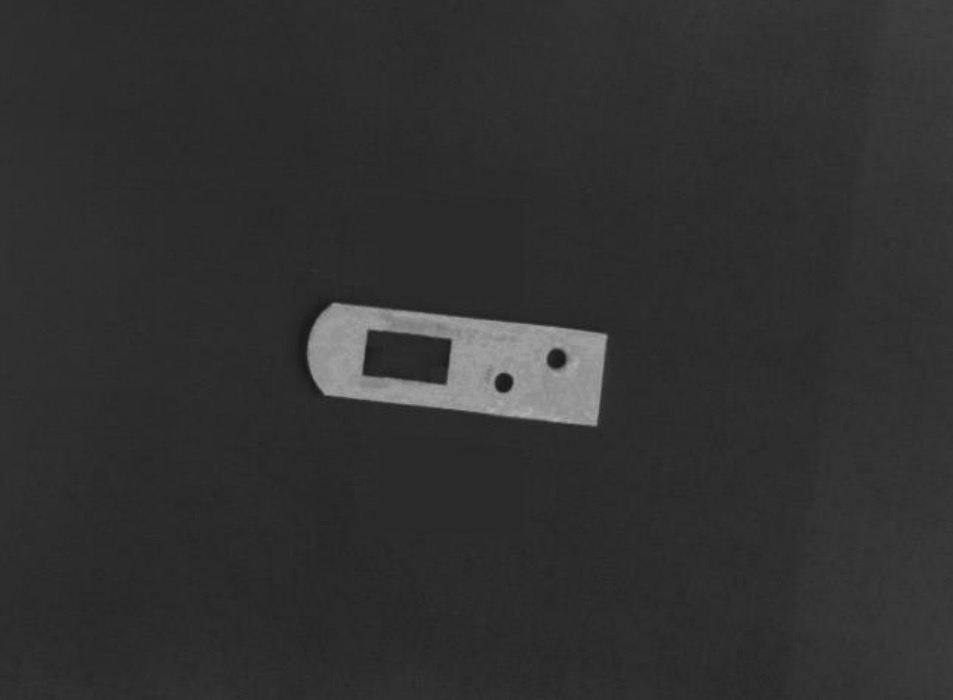
//> input picture assets/parts.JPG, 953 x 700 px
$ ./main   (built with g++ and OpenCV 4)
//> lines starting //> are read from the running program, lines starting //| are printed output that depends on the picture; after the words box and inside, x2 and y2 are one past the last pixel; in counts of white or black regions, pixels touching at a corner belong together
#include <opencv.hpp>
#include <opencv2/core/utils/logger.hpp>

using namespace std;
using namespace cv;

int main()
{
	utils::logging::setLogLevel(utils::logging::LOG_LEVEL_ERROR);

	//读取，转灰度，canny边缘检测
	Mat input, input_gray, canny;
	input = imread("../../assets/parts.JPG");
//> input is the input picture: 700 rows x 953 cols, CV_8UC3; min 21, max 175, mean 49.1
	cvtColor(input, input_gray, COLOR_BGR2GRAY);
	Canny(input_gray, canny, 150, 250);
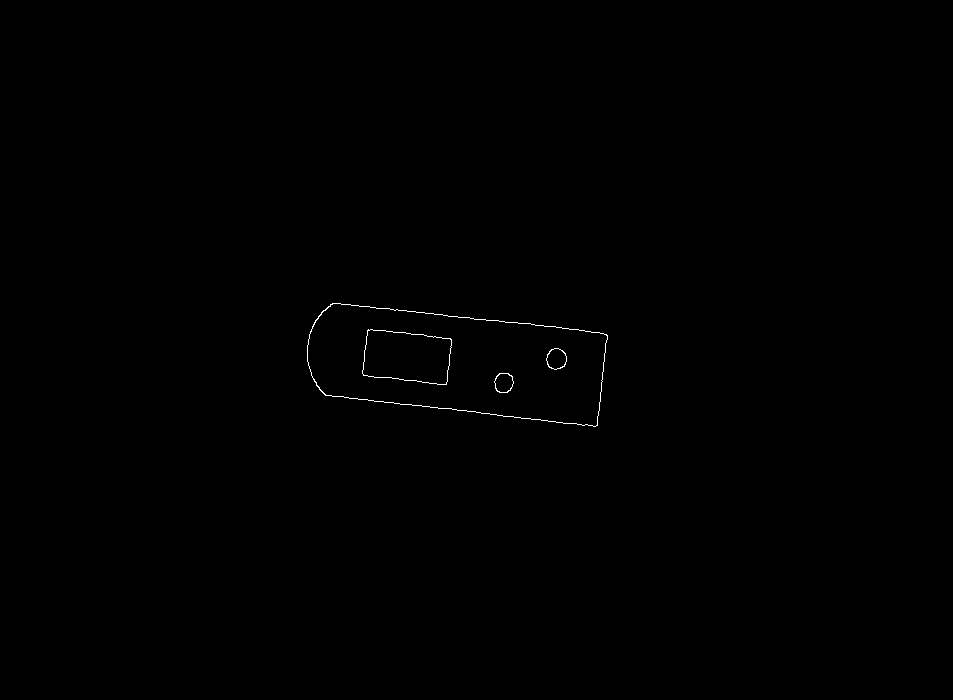
//> canny: 700 rows x 953 cols, CV_8UC1; 0.17% white in thin lines or dots, all inside (x1, y1, x2, y2) = (307, 303, 608, 427)

	//霍夫变换，第一种方式，投票阈值110，记录极坐标
	Mat output1;
	input.copyTo(output1);
	vector<Vec2f> lines1;
	HoughLines(canny, lines1, 1, CV_PI / 180, 110);
//> lines1 = 2 lines (rho, theta): [267, 1.68], [351, 1.69]

	vector<Vec2f>::iterator it1 = lines1.begin();
	for (; it1 != lines1.end(); ++it1)
	{
		float rho = (*it1)[0], theta = (*it1)[1];
		Point pt1, pt2;
		double a = cos(theta);
		double b = sin(theta);
		double x0 = a * rho;
		double y0 = b * rho;
		// 1000倍延长线
		pt1.x = saturate_cast<int>(x0 + 1000 * (-b));
		pt1.y = saturate_cast<int>(y0 + 1000 * (a));
		pt2.x = saturate_cast<int>(x0 - 1000 * (-b));
		pt2.y = saturate_cast<int>(y0 - 1000 * (a));
		line(output1, pt1, pt2, Scalar(0, 0, 255), 1);
	}
//> this loop made 2 passes
//> (rho, theta, a, b, x0, y0) on passes 1 to 2: (267, 1.68, -0.105, 0.995, -27.91, 265.5), (351, 1.69, -0.122, 0.993, -42.78, 348.4)
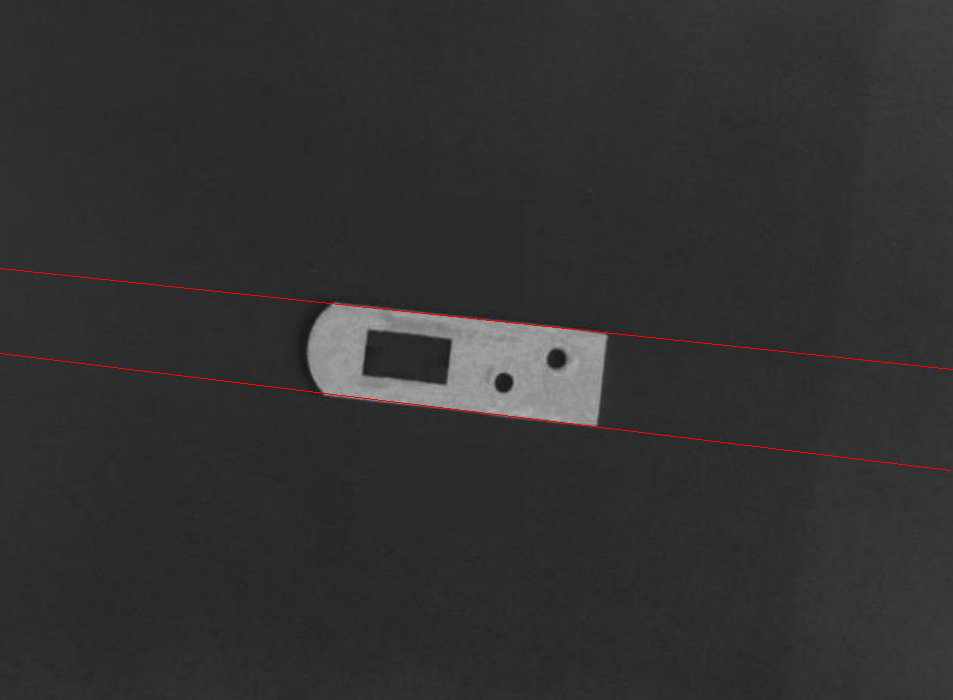
//> output1: 700 rows x 953 cols, CV_8UC3; 0.29% of pixels changed, all inside (x1, y1, x2, y2) = (0, 268, 953, 471)

	//霍夫变换，第二种方式，投票阈值20，最小线长30，最小间隙20，记录笛卡尔坐标
	Mat output2;
	input.copyTo(output2);
	vector<Vec4f> lines2;
	HoughLinesP(canny, lines2, 1, CV_PI / 180, 20, 30, 20);
//> lines2 = 10 lines (x1, y1, x2, y2), first 8: [367, 399, 594, 426], [332, 303, 599, 332], [597, 425, 606, 334], [336, 303, 442, 314], [371, 329, 450, 338], [363, 375, 446, 384], [324, 394, 439, 408], [362, 373, 368, 329]
	vector<Vec4f>::iterator it2 = lines2.begin();
	for (; it2 != lines2.end(); ++it2)
	{
		Point pt1, pt2;
		pt1.x = (*it2)[0];
		pt1.y = (*it2)[1];
		pt2.x = (*it2)[2];
		pt2.y = (*it2)[3];
		line(output2, pt1, pt2, Scalar(0, 0, 255), 1);
	}
//> this loop made 10 passes
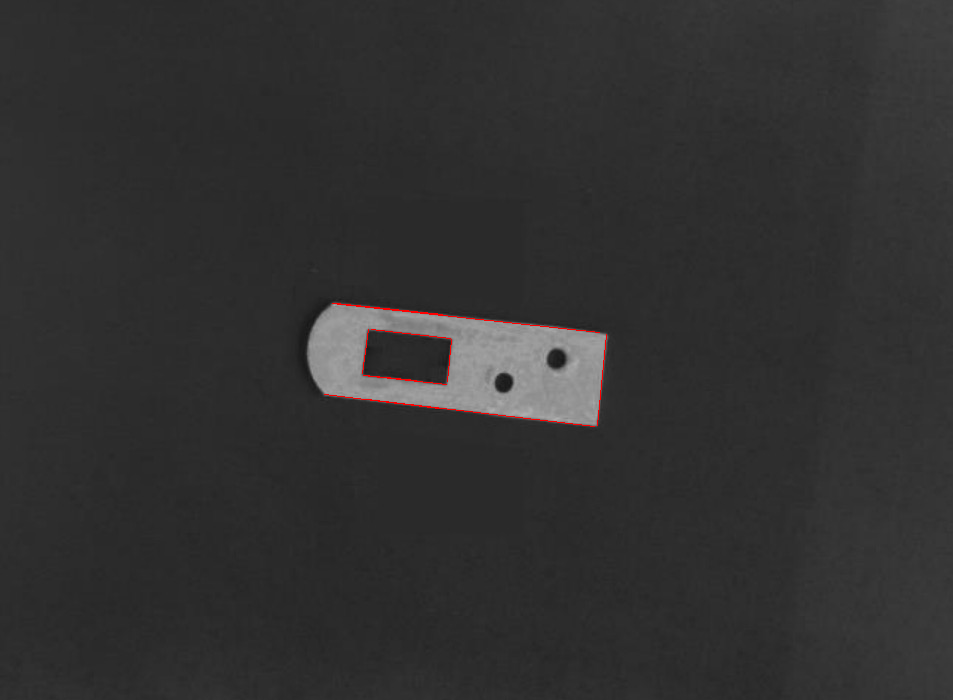
//> output2: 700 rows x 953 cols, CV_8UC3; 0.15% of pixels changed, all inside (x1, y1, x2, y2) = (324, 303, 607, 427)

	//显示
	imshow("input", input);
	imshow("canny", canny);
	imshow("output1", output1);
	imshow("output2", output2);
	waitKey(0);
}
